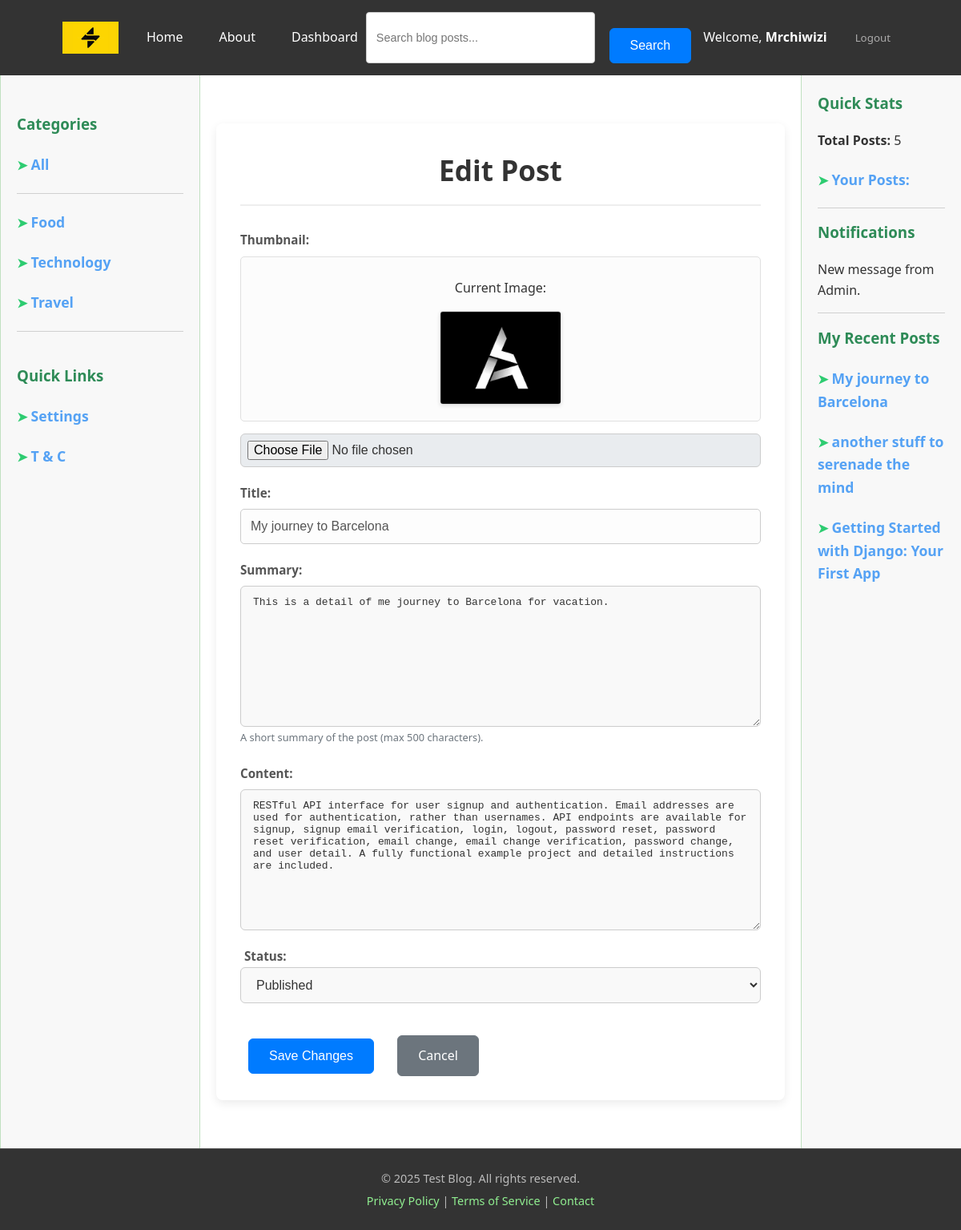
Screenshot of /detail/edit/2025/07/31/my-journey-to-barcelona/ (signed in) with the database file from the repository.
### accounts/models.py (models this page shows, shortened)
class Account(AbstractBaseUser, PermissionsMixin):
    email = models.EmailField("email address", unique=True)
    user_name = models.CharField(max_length=150, unique=True)
    first_name = models.CharField(max_length=150, blank=True)
    last_name = models.CharField(max_length=150, blank=True)
    date_joined = models.DateTimeField(default=timezone.now)
    last_login = models.DateTimeField(auto_now=True)
    about = models.TextField(max_length=500, blank=True)
    is_staff = models.BooleanField(default=False)
    is_active = models.BooleanField(default=False)
    objects = AccountManager()
    USERNAME_FIELD = "email"
    REQUIRED_FIELDS = ["user_name",]

### blog/models.py (models this page shows, shortened)
class Category(models.Model):
    name = models.CharField(max_length=100, unique=True)
    slug = models.SlugField(max_length=100, unique=True, help_text="A URL-friendly short label.")
    description = models.TextField(blank=True, null=True)
    class Meta:
        verbose_name_plural = "Categories"
        ordering = ['name']

class Post(models.Model):
    STATUS_CHOICES = (
        ('draft', 'Draft'),
        ('published', 'Published'),
    )
    title = models.CharField(max_length=250)
    slug = models.SlugField(max_length=250, unique_for_date='publish_date', help_text="A URL-friendly short label derived from the title, unique per publish date.")
    author = models.ForeignKey(User, on_delete=models.CASCADE, related_name='blog_posts')
    content = models.TextField()
    summary = models.TextField(max_length=1000, blank=True, help_text="A short summary of the post (max 500 characters).")
    thumbnail = models.ImageField(
        upload_to='blog/thumbnails/%Y/%m/%d/', blank=True,null=True, help_text="Thumbnail image for the blog post listing.")
    publish_date = models.DateTimeField(default=timezone.now)
    created_at = models.DateTimeField(auto_now_add=True)
    updated_at = models.DateTimeField(auto_now=True)
    status = models.CharField(
        max_length=10,
        choices=STATUS_CHOICES,
        default='published'
    )
    category = models.ForeignKey(Category, on_delete=models.SET_NULL, blank=True, null=True, related_name='posts'
    )
    objects = PostManager()
    class Meta:
        ordering = ['-publish_date']
        indexes = [
            models.Index(fields=['publish_date', 'slug']),
        ]
    def get_absolute_url(self):
        return reverse('blog:post_detail',
                       args=[self.publish_date.year, self.publish_date.strftime('%m'), self.publish_date.strftime('%d'), self.slug])

### blog/views.py (the view)
# urls.py: path("detail/edit/<int:yr>/<int:mt>/<int:dt>/<slug:slug>/", post_edit, name="post_edit"),
@login_required(login_url="/accounts/login/")
def post_edit(request, yr, mt, dt, slug):
    obj = get_object_or_404(
        Post,
        publish_date__year=yr,
        publish_date__month=mt,
        publish_date__day=dt,
        slug=slug
    )
    if obj.author != request.user:
        messages.error(request, "You don't have permission to edit this post!")
        return redirect("blog:post_detail")
    if request.method == "POST":
        form = EditForm(request.POST, request.FILES, instance=obj)
        if form.is_valid():
            form.save()
            return redirect(
                'blog:post_detail',
                yr=obj.publish_date.year,
                mt=obj.publish_date.month,
                dt=obj.publish_date.day,
                slug=obj.slug
            )
        else:
            messages.error(request, "Please address the errors highlighted below")
    else:
        form = EditForm(instance=obj)
    context = context = {"form": form, "post": obj}
    return render(request, "blog/post_edit.html", context)

### blog/forms.py
class EditForm(forms.ModelForm):
    class Meta:
        model = Post
        fields = ("thumbnail", "title", "summary", "content", "status")
    def __init__(self, *args, **kwargs):
        super().__init__(*args, **kwargs)
        for field in self.fields:
            self.fields[field].widget.attrs["class"] = "edit_form"

### blog/context_processors.py (called while the page is built)
def posts_count(request):
    categories = Category.objects.all()
    posts_count = Post.objects.published().count()
    return {
        "posts_count": posts_count, "categories":categories
    }

### blog/models.py (called while the page is built)
    def published(self):
        return self.filter(status="published")

### templates/blog/post_edit.html (shortened to what this page needs)
{% extends 'base.html' %}
{% load static %}
{% block content %}
<div class="container edit-post-container">
  <h2>Edit Post</h2>
  <form method="post" enctype="multipart/form-data" class="edit-form-wrapper">
    {% for field in form %}
      <div class="form-group">
        {{ field.label_tag }}
        {% if field.name == 'thumbnail' %}
          {% if post.thumbnail %}
            <div class="current-thumbnail-preview">
              <p>Current Image:</p>
              <img src="{{ post.thumbnail.url }}" alt="Current Thumbnail" class="thumbnail-preview-img">
            </div>
          {% endif %}
          <input type="file" name="{{ field.name }}" id="{{ field.id_for_label }}">
        {% else %}
          {{ field }}
          {% if field.help_text %}
            <small class="form-text text-muted">{{ field.help_text }}</small>
          {% endif %}
        {% endif %}
      </div>
    {% endfor %}
    <button type="submit" class="button button-primary">Save Changes</button>
    <a href="{% url 'blog:post_detail' post.publish_date.year post.publish_date.month post.publish_date.day post.slug %}" class="button button-secondary">Cancel</a>
  </form>
</div>
{% endblock %}

### templates/base.html (shortened to what this page needs)
{% load static %}
<!DOCTYPE html>
<html lang="en">
<head>
    <link rel="stylesheet" href="{% static 'CSS/base.css' %}">
    <link rel="stylesheet" href="{% static 'CSS/home.css' %}">
    <link rel="stylesheet" href="{% static 'CSS/detail_page.css' %}">
    <link rel="stylesheet" href="{% static 'CSS/login_page.css' %}">
    <link rel="stylesheet" href="{% static 'CSS/register.css' %}">
    <link rel="stylesheet" href="{% static 'CSS/change_password.css' %}">
    <link rel="stylesheet" href="{% static 'CSS/password_reset_email_form.css' %}">
    <link rel="stylesheet" href="{% static 'CSS/password_reset_form.css' %}">
    <link rel="stylesheet" href="{% static 'CSS/users_posts.css' %}">
    <link rel="stylesheet" href="{% static 'CSS/edit_profile.css' %}">
    <link rel="stylesheet" href="{% static 'CSS/create.css' %}">
    <link rel="stylesheet" href="{% static 'CSS/post_edit.css' %}">
</head>
<body>
    <header class="page-header">
        <nav class="navbar">
            <a href="{% url 'blog:home' %}" class="logo-link">
                <img src="{% static 'Images/logo.png' %}" alt="Logo" style="width: 70px; height: 40px;">
            </a>
            <ul class="nav-left-links">
                <li><a href="{% url 'blog:home' %}">Home</a></li>
                <li><a href="{% url 'blog:about_page' %}">About</a></li>
                {% if user.is_authenticated %}
                    <li><a href="#" id="toggleSectionButton" >Dashboard</a></li>
                {% endif %}
            </ul>
            <div class="header-search-form">
                <form action="{% url 'blog:search' %}" method="GET" class="search-form">
                    <input type="search" name="q" placeholder="Search blog posts..." class="search-input" value="{{ query|default_if_none:'' }}">
                    <button type="submit" class="button button-primary search-button">Search</button>
                </form>
            </div>
            <ul class="nav-right-info">
                <li>
                    {% if user.is_authenticated %}
                        <span>Welcome, <strong>{{ user.user_name |capfirst }}</strong></span>
                    {% else %}
                        <span>Welcome, User</span>
                    {% endif %}
                </li>
                <li>
                    {% if user.is_authenticated %}
                        <small><a href="{% url 'accounts:confirm_logout' %}" style="color:#acabab;">Logout</a></small>
                    {% else %}
                        <a href="{% url 'accounts:login' %}">Login</a> | <a href="{% url 'accounts:register' %}">Sign Up</a>
                    {% endif %}
                </li>
            </ul>
        </nav>
    </header>
    <aside class="left-sidebar">
        <br>
        <h3>Categories</h3>
        <h4><span style="color: #2ecc71;">&#10148; </span><a href="{% url 'blog:home' %}" style="color: #55a2f4; text-decoration: none; font-weight: bold; font-size: 1.1em;">All</a></h4>
        <hr style="border: none; border-top: 1px solid #d0d0d0; margin: 15px 0;">
        <ul>
            {% for category in categories %}
                <li>
                    <h4><span style="color: #2ecc71;">&#10148; </span><a href="{% url 'blog:categories' category.slug %}" style="color: #55a2f4; text-decoration: none; font-weight: bold; font-size: 1.1em;display: inline;" >{{ category.name }}</a></h4>
                </li>
            {% endfor %}
        </ul>
        <hr style="border: none; border-top: 1px solid #d0d0d0; margin: 15px 0;">
        <br>
        <h3>Quick Links</h3>
        <ul>
            <li><h4><span style="color: #2ecc71;">&#10148; </span><a href="" style="color: #55a2f4; text-decoration: none; font-weight: bold; font-size: 1.1em;display: inline;" >Settings</a></h4></li>
            <li><h4><span style="color: #2ecc71;">&#10148; </span><a href="" style="color: #55a2f4; text-decoration: none; font-weight: bold; font-size: 1.1em;display: inline;" >T &amp; C</a></h4></li>
        </ul>
    </aside>
    <main class="main-content">
        {% block content %}
        {% endblock content %}
    </main>
    <aside class="right-aside">
        <h3>Quick Stats</h3>
        <p><strong>Total Posts:</strong> {{ posts_count }}</p>
        {% if user.is_authenticated %}
            <h4><span style="color: #2ecc71;">&#10148; </span><a href="{% url 'blog:user_posts' %}" style="color: #55a2f4; text-decoration: none; font-weight: bold; font-size: 1.1em;"><strong>Your Posts:</strong> {{ user_posts }}</a></h4>
        {% endif %}
        <hr style="border: none; border-top: 1px solid #d0d0d0; margin: 15px 0;">
        <h3>Notifications</h3>
        <ul style="list-style: none; padding: 0;">
            <li style="margin-bottom: 8px;">New message from Admin.</li>
            <hr style="border: none; border-top: 1px solid #d0d0d0; margin: 15px 0;">
        </ul>
        {% if user.is_authenticated %}
            <h3>My Recent Posts</h3>
            <ul style="list-style: none; padding: 0;">
                {% with recent_posts=user.blog_posts.all|slice:":3" %}
                    {% for user_post in recent_posts %}
                        <li>
                            <h4><span style="color: #2ecc71;">&#10148; </span><a href="{{ user_post.get_absolute_url}}" style="color: #55a2f4; text-decoration: none; font-weight: bold; font-size: 1.1em;">{{ user_post.title }}</a></h4>
                        </li>
                    {% empty %}
                        <li><h4 style="color: #777;">You haven't made any post.</h4></li>
                    {% endfor %}
                {% endwith %}
            </ul>
            {% else %}
                <div style="margin-bottom: 20px;">
                <a href="#"><img src="{% static 'Images/blog-advert.jpg' %}" alt="advert" width="170px"></a></div>
                <div><a href="#"><img src="{% static 'Images/blog-advert2.jpg' %}" alt="advert" width="170px"></a></div>
        {% endif %}
    </aside>
    <footer class="footer">
        <p>&copy; <span id="current-year"></span> Test Blog. All rights reserved.</p>
        <p>
            <a href="#">Privacy Policy</a> |
            <a href="#">Terms of Service</a> |
            <a href="#">Contact</a>
        </p>
    </footer>
</body>
</html>

### static/CSS/base.css (style rules this page uses)
body { display: grid; grid-template-areas: "header header header" "left-sidebar main-content right-aside" "footer footer footer"; grid-template-columns: 250px 1fr 200px; grid-template-rows: auto 1fr auto; min-height: 110vh; margin: 0; padding: 0; font-family: Arial, sans-serif; background-color: #f5f5f5; color: #333; }
header, aside, main, footer { padding: 20px; box-sizing: border-box; }
.page-header { grid-area: header; background-color: #333; color: #fff; display: flex; justify-content: center; align-items: center; padding: 15px 20px; box-shadow: 0 2px 5px rgba(0,0,0,0.2); }
.navbar { display: flex; align-items: center; width: 90%; max-width: 1200px; padding: 0 20px; }
.logo-link { flex-shrink: 0; margin-right: 25px; display: flex; align-items: center; justify-content: flex-start; font-size: 1.6em; font-weight: bold; color: #90EE90; text-decoration: none; }
.logo-link img { width: 70px; height: 40px; object-fit: contain; display: block; }
.navbar ul.nav-left-links { list-style: none; margin: 0; padding: 0; display: flex; gap: 25px; flex-shrink: 0; }
.header-search-form { margin-left: auto; margin-right: auto; max-width: 450px; flex-grow: 1; flex-shrink: 1; }
.search-form { display: flex; gap: 8px; width: 100%; }
.search-input { flex-grow: 1; padding: 8px 12px; border: 1px solid #ccc; border-radius: 4px; font-size: 0.9em; outline: none; background-color: #fff; color: #333; box-sizing: border-box; transition: border-color 0.3s ease, box-shadow 0.3s ease; }
.search-button { padding: 8px 15px; font-size: 0.9em; white-space: nowrap; background-color: #007bff; color: #fff; border: none; border-radius: 4px; cursor: pointer; transition: background-color 0.3s ease; }
.navbar ul.nav-right-info { list-style: none; margin: 0; padding: 0; display: flex; gap: 25px; white-space: nowrap; flex-shrink: 0; margin-left: auto; }
.page-header nav ul li a { color: #fff; text-decoration: none; padding: 5px 10px; transition: color 0.3s ease; }
.left-sidebar { grid-area: left-sidebar; background-color: #F8F8F8; border-right: 1px solid #c0e0c0; border-left: 1px solid #c0e0c0; overflow-y: auto; }
.left-sidebar h3 { color: #2e8b57; margin-top: 0; }
.left-sidebar ul { list-style: none; padding: 0; }
.left-sidebar ul li { margin-bottom: 8px; }
.left-sidebar ul li a { color: #444; text-decoration: none; display: block; padding: 5px 0; }
.main-content { grid-area: main-content; background-color: #ffffff; line-height: 1.6; overflow-y: auto; }
.main-content h1, .main-content h2 { color: #2c3e50; margin-top: 0; }
.right-aside { grid-area: right-aside; background-color: #F8F8F8; border-left: 1px solid #c0e0c0; overflow-y: auto; }
.right-aside h3 { color: #2e8b57; margin-top: 0; }
.footer { grid-area: footer; background-color: #333; color: #bbb; padding: 20px; text-align: center; font-size: 0.9em; border-top: 1px solid #555; }
.footer p { margin: 5px 0; }
.footer a { color: #90EE90; text-decoration: none; }

### static/CSS/home.css (style rules this page uses)
:root { --primary-color: #3498db; --secondary-color: #2ecc71; --text-color: #333; --light-text-color: #777; --card-background: #ffffff; --border-color: #e0e0e0; --font-primary: 'Roboto', sans-serif; --font-secondary: 'Playfair Display', serif; }

### static/CSS/detail_page.css (style rules this page uses)
.button { padding: 12px 25px; font-size: 1em; border: none; border-radius: 5px; cursor: pointer; text-decoration: none; display: inline-block; transition: background-color 0.3s ease, color 0.3s ease; }
.button-secondary { background-color: #95a5a6; color: white; }

### static/CSS/login_page.css (style rules this page uses)
.form-group { text-align: left; }
.form-group label { display: block; margin-bottom: 8px; color: #555; font-weight: 500; font-size: 0.95em; }

### static/CSS/register.css (style rules this page uses)
.form-group { text-align: left; }
.form-group label { display: block; margin-bottom: 8px; color: #555; font-weight: 500; font-size: 0.95em; }

### static/CSS/change_password.css (style rules this page uses)
.form-group { text-align: left; }
.form-group label { display: block; margin-bottom: 8px; color: #555; font-weight: 500; font-size: 0.95em; }

### rows the page displays
Account: user_name "Mrchiwizi"
Category: name "Food"
Category: name "Technology"
Category: name "Travel"
Post: thumbnail (picture), form "My journey to Barcelona" "This is a detail of me journey to Barcelona for vacation." "RESTful API interface for user signup and authentication. Email addresses are used for authentication, rather than usernames. API endpoints are available for signup, signup email verification, login, logout, password reset, password reset verification, email change, email change verification, password change, and user detail. A fully functional example project and detailed instructions are included." "Published", title "My journey to Barcelona"
Post: title "another stuff to serenade the mind"
Post: title "Getting Started with Django: Your First App"

### other values shown
{{ field.label_tag }} "Thumbnail:" "Title:" "Summary:" "Content:" "Status:"
{{ field.help_text }} "A short summary of the post (max 500 characters)."
{{ posts_count }} "5"
